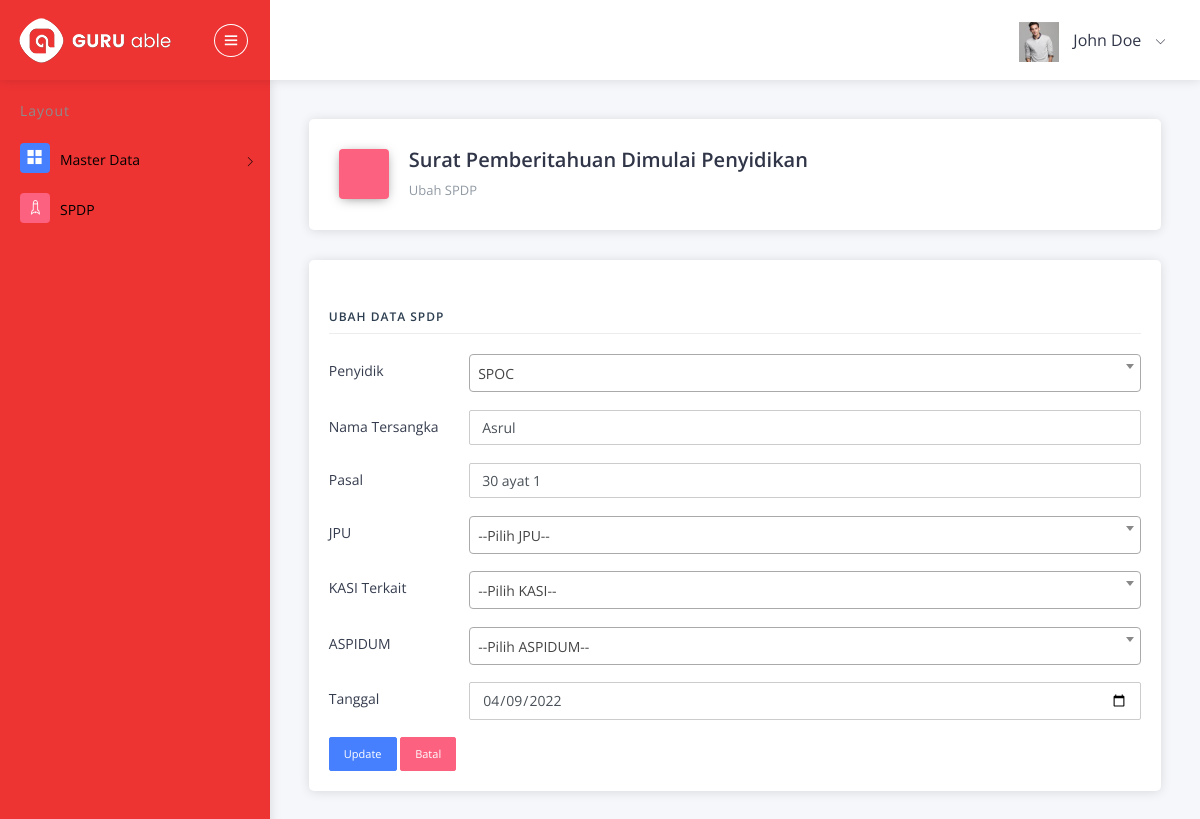
Page /spdp/update/1 on the committed database.
### tables this page shows
CREATE TABLE IF NOT EXISTS `data_pelapor` (
  `id` int(5) NOT NULL AUTO_INCREMENT,
  `penyidik` int(5) DEFAULT NULL,
  `nama_tersangka` varchar(255) DEFAULT NULL,
  `pasal` varchar(255) DEFAULT NULL,
  `jpu` int(5) DEFAULT NULL,
  `kasi` int(5) DEFAULT NULL,
  `aspidum` int(5) DEFAULT NULL,
  `tgl` date DEFAULT NULL,
  PRIMARY KEY (`id`)
);

### application/controllers/Spdp.php (called while the page is built, shortened)
<?php
class Spdp extends CI_Controller
{
    public function __construct()
    {
        $this->load->model('Spdp_model');
    }
    public function update($id)
    {
        $data['spdp'] = $this->Spdp_model->getSpdpById($id);
        $data['penyidik'] = $this->Spdp_model->getPenyidik();
        $data['jpu'] = $this->Spdp_model->getJPU();
        $data['kasi'] = $this->Spdp_model->getKASI();
        $this->form_validation->set_rules('penyidik', 'Penyidik', 'required');
        if ($this->form_validation->run() == FALSE) {
            $this->load->view('template/atas');
            $this->load->view('spdp/edit', $data);
            $this->load->view('template/bawah');
        } else {
            $this->Spdp_model->edit();
            $this->session->set_flashdata('flash', 'Diubah');
            redirect('spdp');
        }
    }
}

### index.php (called while the page is built, shortened)
<?php
require_once BASEPATH.'core/CodeIgniter.php';

### application/models/Spdp_model.php (called while the page is built, shortened)
<?php
class Spdp_model extends CI_model
{
    public function getPenyidik()
    {
        $this->db->select('*');
        $this->db->from('instansi');
        $query = $this->db->get();
        return $query->result_array();
    }
    public function getJPU()
    {
        $this->db->select('*');
        $this->db->from('user');
        $this->db->where('user.role', '3');
        $query = $this->db->get();
        return $query->result_array();
    }
    public function getKASI()
    {
        $this->db->select('*');
        $this->db->from('user');
        $this->db->where('user.role', '4');
        $query = $this->db->get();
        return $query->result_array();
    }
    public function getSpdpById($id)
    {
        $this->db->select('*');
        $this->db->from('data_pelapor');
        $this->db->where('data_pelapor.id', $id);
        $query = $this->db->get();
        return $query->row_array();
    }
}

### application/views/spdp/edit.php (the view, shortened to what this page needs)
<div class="pcoded-content">
    <div class="pcoded-inner-content">
        <div class="main-body">
            <div class="page-wrapper">
                <div class="page-header card">
                    <div class="row align-items-end">
                        <div class="col-lg-8">
                            <div class="page-header-title">
                                <i class="icofont icofont icofont icofont-file-document bg-c-pink"></i>
                                <div class="d-inline">
                                    <h4>Surat Pemberitahuan Dimulai Penyidikan</h4>
                                    <span>Ubah SPDP</span>
                                </div>
                            </div>
                        </div>
                        <div class="col-lg-4">
                        </div>
                    </div>
                </div>
                <div class="page-body">
                    <div class="row">
                        <div class="col-sm-12">
                            <div class="card">
                                <div class="card-header">
                                </div>
                                <div class="card-block">
                                    <h4 class="sub-title">Ubah Data SPDP</h4>
                                    <form method="POST" action="">
                                        <div class="form-group row">
                                            <label class="col-sm-2 col-form-label">Penyidik</label>
                                            <div class="col-sm-10">
                                            </div>
                                        </div>
                                        <div class="form-group row">
                                            <label class="col-sm-2 col-form-label">Nama Tersangka</label>
                                            <div class="col-sm-10">
                                                <input type="text" class="form-control" name="tersangka" placeholder="Masukkan Nama Tersangka" value="<?= $spdp['nama_tersangka'] ?>" required>
                                            </div>
                                        </div>
                                        <div class="form-group row">
                                            <label class="col-sm-2 col-form-label">Pasal</label>
                                            <div class="col-sm-10">
                                                <input type="text" class="form-control" name="pasal" placeholder="Masukkan Pasal" value="<?= $spdp['pasal'] ?>" required>
                                            </div>
                                        </div>
                                        <div class="form-group row">
                                            <label class="col-sm-2 col-form-label">JPU</label>
                                            <div class="col-sm-10">
                                            </div>
                                        </div>
                                        <div class="form-group row">
                                            <label class="col-sm-2 col-form-label">KASI Terkait</label>
                                            <div class="col-sm-10">
                                            </div>
                                        </div>
                                        <div class="form-group row">
                                            <label class="col-sm-2 col-form-label">ASPIDUM</label>
                                            <div class="col-sm-10">
                                            </div>
                                        </div>
                                        <div class="form-group row">
                                            <label class="col-sm-2 col-form-label">Tanggal</label>
                                            <div class="col-sm-10">
                                                <input type="date" class="form-control" name="tgl" required value="<?= $spdp['tgl'] ?>">
                                            </div>
                                        </div>
                                        <button type="submit" class="btn btn-primary btn-sm">Update</button>
                                        <button type="reset" class="btn btn-danger btn-sm">Batal</button>
                                    </form>
                                </div>
                            </div>
                        </div>
                    </div>
                </div>
            </div>
        </div>
    </div>
</div>

### rows in the picture
data_pelapor: tersangka "Asrul", pasal "30 ayat 1", tgl "04/09/2022"
